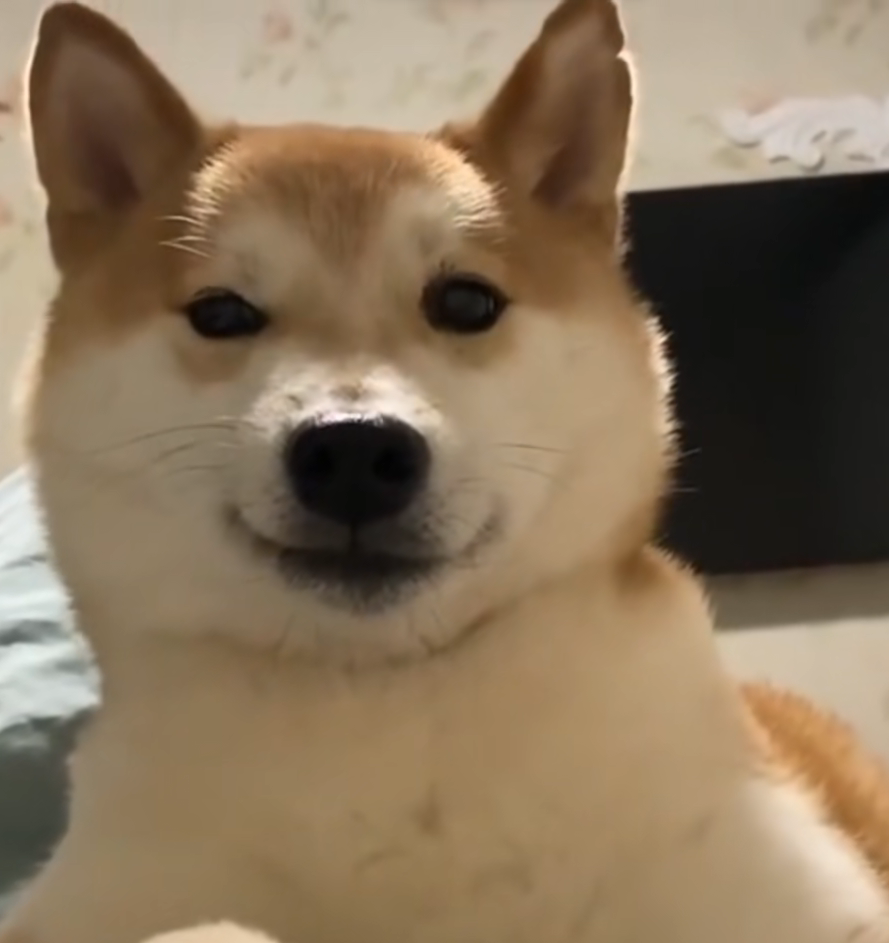
#> input picture 14PIL/example.png, 889 x 943 px
$ python '10拼接图象.py'
#> lines starting #> are read from the running program, lines starting #| are printed output that depends on the picture
"""
@File    :10拼接图象.py
@Editor  : 百年
@Date    :2025/6/10 13:09
"""
from PIL import Image
img = Image.open(
    '../example.png'
)
#> img is the input picture: PIL image 889x943 RGBA; mean R, G, B, A 136, 116, 91, 255
width,height = img.size
#> width = 889; height = 943

#创建灰度图
gray_scaleimg = img.convert('L')
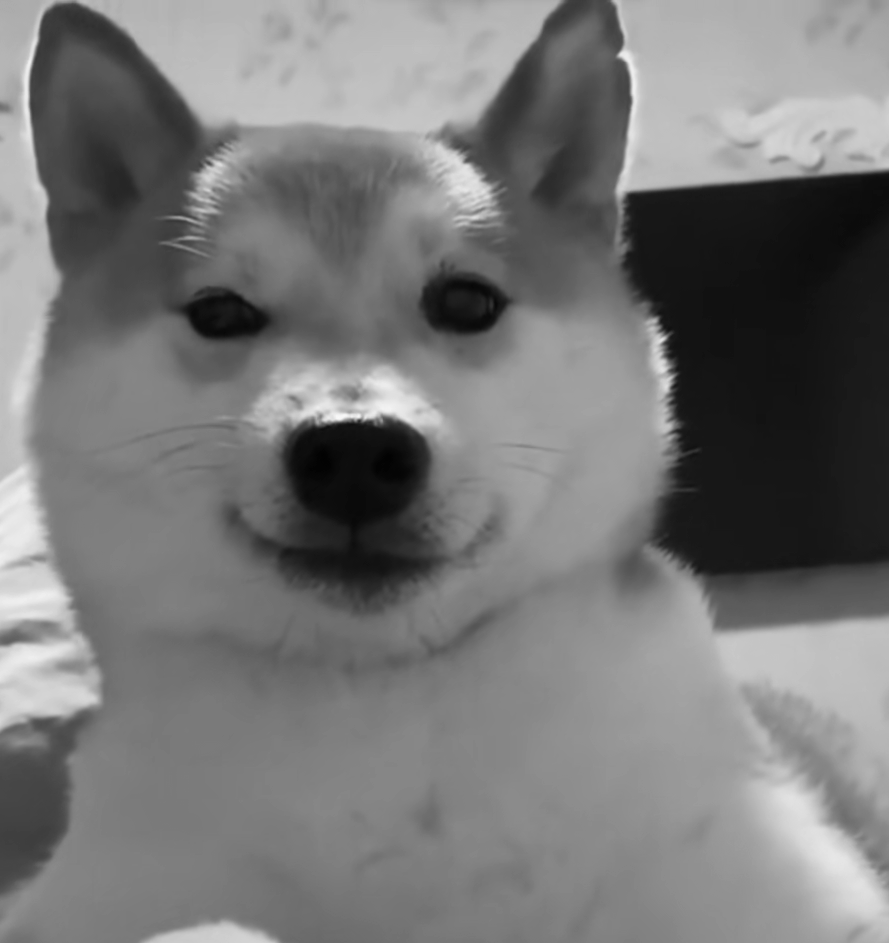
#> gray_scaleimg: PIL image 889x943 L; min 1, max 249, mean 119.1

#创建一个新的图像,宽度是原图的两倍,高度相同
merged_img = Image.new('RGB',(width*2,height))
#> merged_img: PIL image 1778x943 RGB; every value is 0

#将原图放在右边
merged_img.paste(img,(0,0))
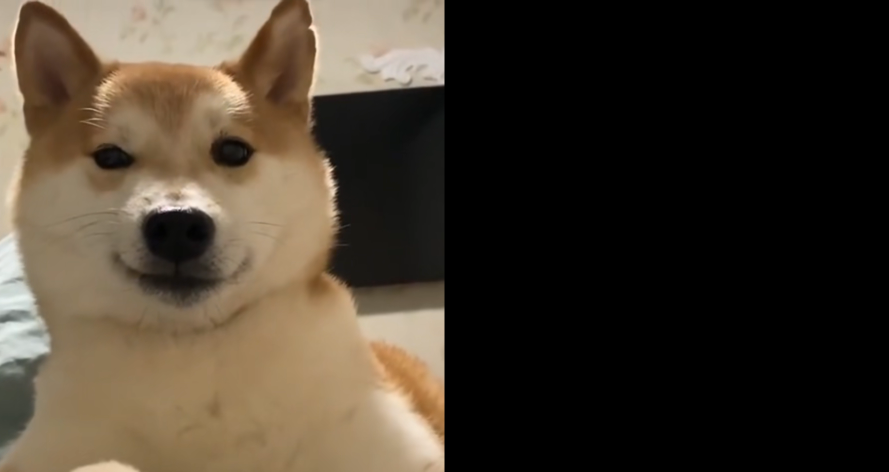
#> merged_img: PIL image 1778x943 RGB (shown at 1/2 size); mean R, G, B 68, 58, 45.5
#将灰度图放在左边
merged_img.paste(gray_scaleimg,(width,0))
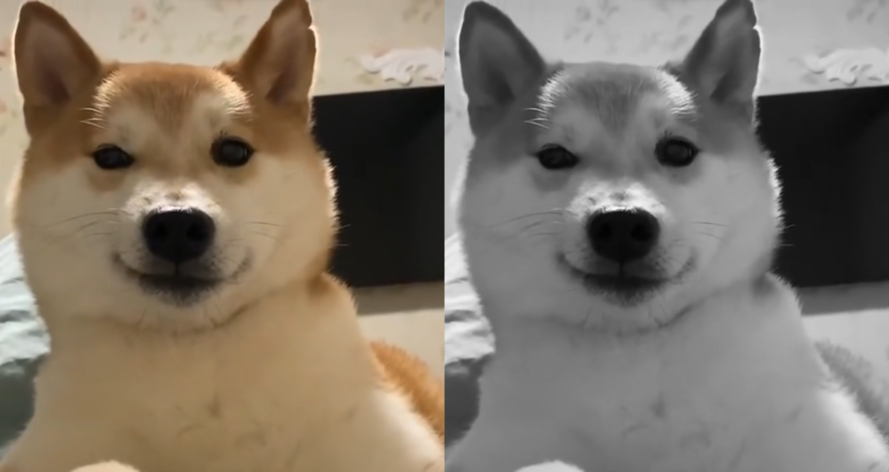
#> merged_img: PIL image 1778x943 RGB (shown at 1/2 size); mean R, G, B 127.6, 117.6, 105.1
merged_img.save('./output/mergedimg.png')
